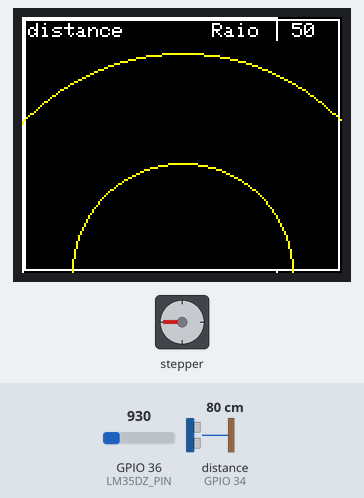
This sketch was run on a simulated ESP32. Shown: 160×128 colour display, stepper motor. Wiring (inferred from the names in the program): ultrasonic range finder: trigger GPIO 32; echo GPIO 34. Inputs (shaded band) come from the test bench; at power-on: distance to the obstacle (sensor on GPIO 34) 80 cm, GPIO 36 (LM35DZ_PIN) = 930. The echo pulse lasts 58.3 µs per cm; stepper angles assume 2048 steps per turn; what the sketch prints to the serial monitor is not drawn.

Above: at 1.3 s.
1.4 s: distance to the obstacle (sensor on GPIO 34) set to 2 cm
At 2.08 s:
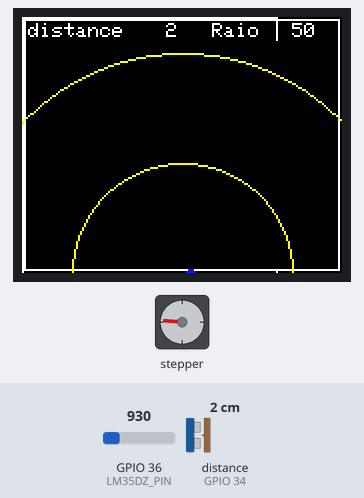
3.8 s: distance to the obstacle (sensor on GPIO 34) set to 4 cm
At 3.96 s:
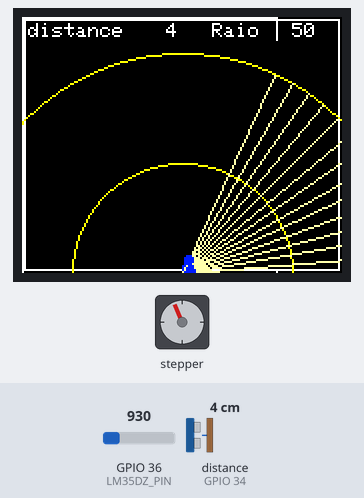
5.9 s: distance to the obstacle (sensor on GPIO 34) set to 97 cm
At 8.1 s:
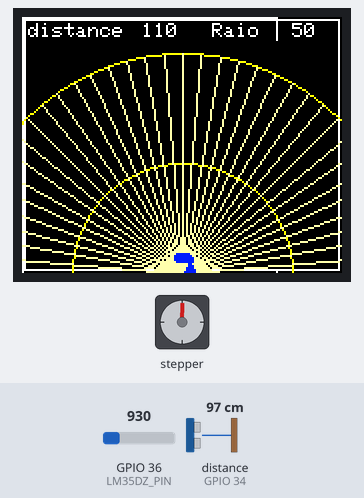
8.2 s: distance to the obstacle (sensor on GPIO 34) set to 101 cm
At 20.14 s:
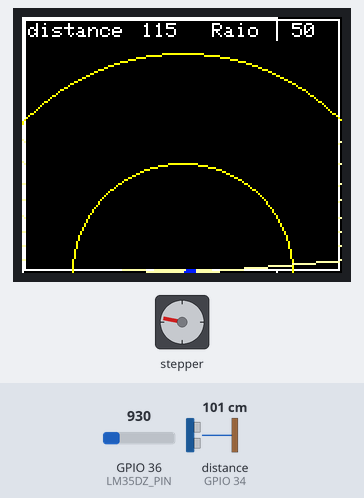
Timing chart, 0 to 22.4 s (numbered marks = the images above; inputs shaded):
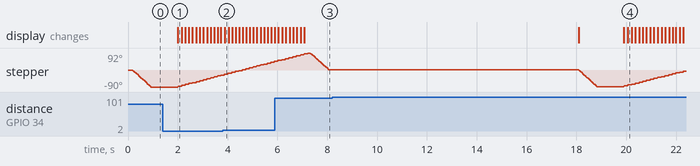

The sketch:

Project_Sonar_UltraSound_DisplayTFT.ino
```cpp
/*
* Project_Sonar_UltraSound_DisplayTFT.ino
*
*/


// --> Carregar as bibliotecas utilizadas no sketch
#include <CheapStepper.h>
#include <Adafruit_GFX.h>
#include <Adafruit_SPITFT.h>
#include <Adafruit_SPITFT_Macros.h>
#include <gfxfont.h>
#include <Adafruit_ST7735.h>


/********************************************
** Symbolic Constants and global variables **
********************************************/
// Stepper Motor pins
#define M1 22 //IN1 (Blue)
#define M2 23 //IN2 (Purple)
#define M3 24 //IN3 (White)
#define M4 25 //IN4 (Orange)

// Constants: Stepper motor parameters
int STEPS_PER_TURN = 2048; //Number of steps per complete turn in 28BYJ-48
#define MAX_SPEED 10 // Stepper motor speed in RPM: 10 rpm
#define MOV 5 // Movimento do motor (6 dgrs)

// SR-HC04 pins
#define TRIG 32
#define ECHO 34

// Maximum waiting time for a pulse
//unsigned long timeout = 29000; //Dmax = 500 cm, D=t/58, timeout=500*58 = 29000
#define TIMEOUT 29000

//  Constant: LM35DZ pin connected to the Arduino
#define LM35DZ_PIN A0


// Constants: TFT display pins
#define TFT_CS 6 //Pino conectado a porta 'CS' do meu display
#define DCpin 9 //Pino conectado a porta 'RS' do meu display
#define RSTpin 7 //Pino conectado a porta 'RST' do meu display

//  Constants: hexadecimais values of the colors used here
#define BLACK 0x0000
#define YELLOW 0xFFE0
#define LITEYEL 0xFFF5
#define GREEN 0x07E0
#define WHITE 0xFFFF
#define CYAN 0x00FF
// Constants: Sonar parameters
#define maxdist 50 // Maximum distance
#define radius 110.0 //Radius


// --> Global variables
bool clock_wise = true;
unsigned int distance_cm; //Distance in cm
unsigned int t_echo; //Echo time
float temperature; //temperature
float snd_speed; // Sound speed


/*******************************************************************
** Objetos para controlar os dispositivos conectados ao Arduino   **
*******************************************************************/
CheapStepper my_stepper( M1, M2, M3, M4 ); //Controls the stepper motor 28BYJ-48
Adafruit_ST7735 tft = Adafruit_ST7735(TFT_CS, DCpin, RSTpin); //Controls the TFT display


/******************************
** Function prototypes       **
*****************************/
float read_temp_lm35dz( void );
float calc_sound_speed( float temp );
unsigned int ultrasound_t_echo( void );
unsigned int ultrasound_cm( unsigned int time_us, float snd_spd );
void radar1( void );
void radar2( int dgrs, unsigned int dist );
String string_text_temp_sound_speed( float temp, float snd_spd );
String string_text_distance_monitor_serial( int dgrs, unsigned int t_eco, unsigned int dist );


/******************
** setup()       **
******************/
void setup() {
      Serial.begin(9600);

      // Temperature sensor LM35DZ
      pinMode(LM35DZ_PIN, INPUT);
      //analogReference(INTERNAL); //Arduino Uno/Nano
      analogReference(INTERNAL1V1); //Arduino Mega 2560

      // Ultrasonic distance sensor
      pinMode(TRIG, OUTPUT);
      pinMode(ECHO, INPUT);

      //Set maximum speed
      my_stepper.setRpm( MAX_SPEED );

      // Number of steps per full turn
      my_stepper.setTotalSteps( STEPS_PER_TURN );

      // --> Inicialize the TFT display
      tft.initR(INITR_BLACKTAB);
      tft.fillScreen(BLACK);
      tft.setRotation(3);
      tft.setTextColor(WHITE, BLACK);
      tft.drawRect(0, 0, 128, 160, WHITE);
      tft.drawRect(1, 1, 158, 126, WHITE);
      tft.setTextSize(1);
      tft.setCursor(3,3);
      tft.print("distance");
      tft.setCursor(95,3);
      tft.print("Raio ");
      tft.setCursor(135,3);
      tft.print(maxdist);
}


/****************
** loop()      **
****************/
void loop() {
      // Draw the base of the output drawn in the TFT display
      radar1();

      // --> Move -90º
      clock_wise = false;
      my_stepper.moveDegrees(clock_wise, 90);
      delay(1000);


      // --> Read temp and calculate the sound speed
      temperature = read_temp_lm35dz();
      snd_speed = calc_sound_speed( temperature );
      //temperature = 20;
      //snd_speed = 343;
      Serial.println( string_text_temp_sound_speed(temperature, snd_speed) );


      //--> Make a 180º sweep
      Serial.println("Activating the sonar:");
      clock_wise = true;

      for(int dgrs = 0; dgrs <= 180; dgrs += MOV ){
            //Send a pulse and calculate the echo time:
            t_echo = ultrasound_t_echo();
            distance_cm = ultrasound_cm( t_echo, snd_speed );
            Serial.println( string_text_distance_monitor_serial( dgrs, t_echo, distance_cm) );

            // Write data in the TFT display:
            radar2( dgrs, distance_cm );

            //Next angle
            my_stepper.moveDegrees(clock_wise, MOV);

            //Wait 100ms:
            delay(100);
      }

      // --> Back to the 0º position
      Serial.println("Going back to the 0º position:");
      clock_wise = false;
      my_stepper.moveDegrees (clock_wise, 90);

      Serial.println("10 seconds pause");
      delay(10000);
}


/************************
** Auxiliary functions **
************************/
// --> 'read_temp_lm35dz()'
float read_temp_lm35dz( void ){ return (analogRead(LM35DZ_PIN) * 110.0)/1023.0; }


/* --> 'calc_sound_speed()': Speed = 331.0 + 0.6* temperature
*/
float calc_sound_speed( float temp ){  return 331.0 + 0.6 * temp;  }


// -->'ultrasound_cm()'
unsigned int ultrasound_cm( unsigned int time_us, float snd_spd ){  return time_us * (snd_spd / 20000 );  }


// --> 'ultrasound_t_echo()'
unsigned int ultrasound_t_echo( void ){
      unsigned long previousMicros;

      // Desligar o pino 'TRIG' e liga-lo por 10 microsegundos
      digitalWrite(TRIG, LOW);
      delayMicroseconds(2);
      digitalWrite(TRIG, HIGH);
      delayMicroseconds(10);
      digitalWrite(TRIG, LOW);

      previousMicros = micros();
      while( !digitalRead(ECHO) && ((micros() - previousMicros)  <= TIMEOUT) ){    }

      previousMicros = micros();
      while( digitalRead(ECHO) && ((micros() - previousMicros)  <= TIMEOUT) ){       }

      // Time taken
      return micros() - previousMicros;
}


//--> 'radar1()'
void radar1( void ){
      tft.fillRect(2, 12, 156, 114, BLACK); // clear screen apart from frame
      tft.drawCircle(80, 128, radius/2, YELLOW); // draw arc to assist reading
      tft.drawCircle(80, 128,radius, YELLOW); //image and second arc
}


//--> 'radar2()'
void radar2( int dgrs, unsigned int dist ){
      // converter 'dist' para array de caracteres:
      char printOut[5];
      String dist2 = String(dist); // convert distance to string
      if( dist < 10 ){ dist2 = "  " + dist2; }
      else if( dist < 100 ){ dist2 = " " + dist2; }
      dist2.toCharArray(printOut, 5); // convert string to characters

      // Mostrar a distance no display TFT
      tft.setCursor(60, 3); // move cursor
      tft.print(printOut); // display distance on screen

      // Posicao
      int x = radius * cos(dgrs * PI/180); // calculate scan line
      int y = radius * sin(dgrs * PI/180);
      tft.drawLine(80, 128, 80+x, 128-y, LITEYEL); // draw line from baseline to arc
      //x = x * dist/maxdist; // calculate position of object
      //y = y * dist/maxdist;

      if( dgrs <= 90 ){
            x = x * dist/maxdist; // calculate position of object
            y = y * dist/maxdist;

           tft.fillCircle(80+x, 128-y, 2, CYAN); // draw circle when object detected
           //Serial.print("80+x = "); Serial.print(80+x); Serial.print(";\t128-y = "); Serial.println(128-y);
      }
      else{
            x = radius * cos((90-(dgrs-90) * PI/180)); // calculate scan line
            y = radius * sin(90-(dgrs-90) * PI/180);

            x = x * dist/maxdist; // calculate position of object
            y = y * dist/maxdist;
            tft.fillCircle(80-x, 128-y, 2, CYAN); // draw circle when object detected
            //Serial.print("80-x = "); Serial.print(80-x); Serial.print(";\t128-y = "); Serial.println(128-y);
      }

}


// --> Funcao 'string_text_temp_sound_speed()': Gera a string com a temperature e velocidade do som
String string_text_temp_sound_speed( float temp, float snd_spd ){ return "temperature = " + String(temp, 1) + "ºC;\t snd_speed = " + String(snd_spd, 1) + " m/s"; }


// --> Funcao 'string_text_distance_monitor_serial()': Gera a string com a distance e o angulo
String string_text_distance_monitor_serial( int dgrs, unsigned int t_eco, unsigned int dist ){ return "dgrs = " + String(dgrs) + "º - t_eco = " + String(t_eco) + " us - distance = " + String(dist) + " cm";  }
```

Measured:
- the behaviour switches between 100 and 101 cm on distance to the obstacle (sensor on GPIO 34) (found by bisection; images 3 and 4)
